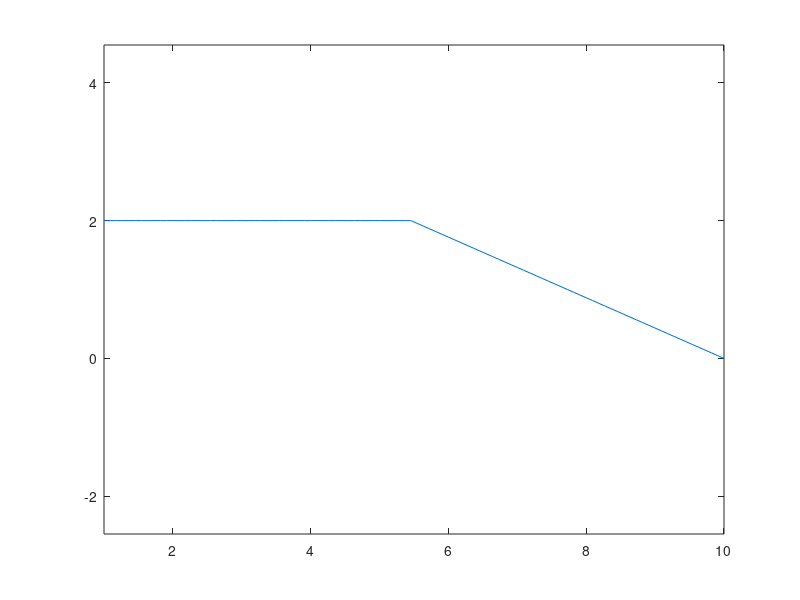

Write the MATLAB code that produced this figure. (Note: this script raises an error after producing the figure.)
%% Author: Adnan Munawar
% AIM Lab, WPI, USA
% Email: amunawar@wpi.edu
clc;
close all;
clear all;
global h1 h2 h3 h4 h5;
itr = 100;
body1 = linspace(2-(2/(itr/2)),0,(itr/2));
body1 = [ones(1,(itr/2))*2,body1];
hor = linspace(1,10,itr);
plot(hor,body1)
axis equal

hold on;
r=1;
ang=0:0.01:2*pi; 
xp=r*cos(ang);
yp=r*sin(ang);
x = 4.5;
y = 2;
[xout, yout] =intersections(hor,body1,x+xp,y+yp,1);
plot_spr(x,xp,y,yp,xout,yout)
for j=1:5   
x = 4.5;
y = 2;
for i=1:itr
clear_spr_plot;
x=x+(1/itr);
[xout, yout] =intersections(hor,body1,x+xp,y+yp,1)
plot_spr(x,xp,y,yp,xout,yout)
pause(0.02);
end
disp('Backward Pass');
for i=itr:-1:1
clear_spr_plot;
x=x-(1/itr);
[xout, yout] =intersections(hor,body1,x+xp,y+yp,1);
plot_spr(x,xp,y,yp,xout,yout);
pause(0.02);
end
end
